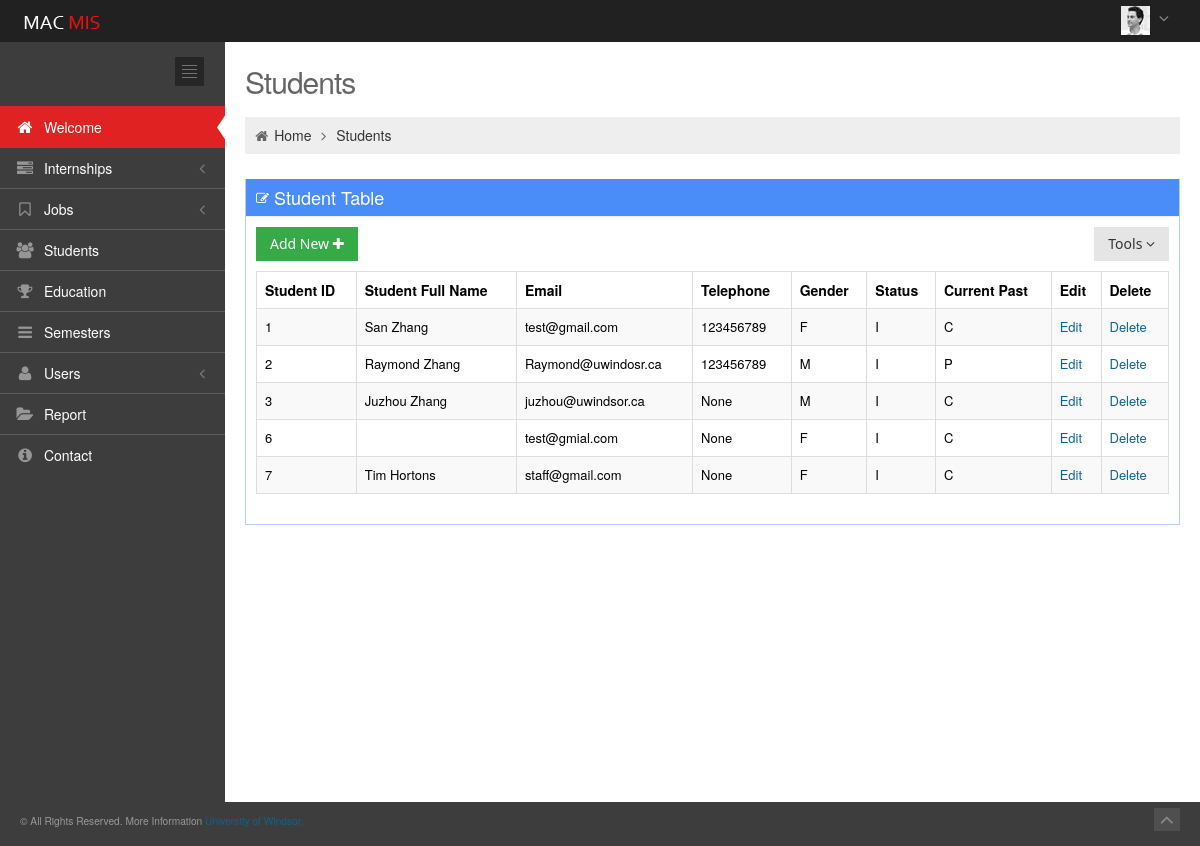
Screenshot of /app/student (signed in) with the database file from the repository.
### app/models.py (models this page shows, shortened)
class Student(models.Model):
    GENDER_CHOICES = (
        ('F', 'Female'),
        ('M', 'Male'),
    )
    STATUS_CHOICES = (
        ('I', 'International Resident'),
        ('P', 'Permanent Resident'),
    )
    CURRENT_PAST = (
        ('C', 'Current Student'),
        ('P', 'Past Student')
    )
    user = models.OneToOneField(User)
    job_id = models.ForeignKey(Job,blank=True,null=True)
    semester_id = models.ForeignKey(Semester_registered, blank=True, null=True)
    stu_telephone = models.IntegerField(null=True, blank= True)
    stu_gender = models.CharField(max_length=1, choices=GENDER_CHOICES,default="")
    stu_status = models.CharField(max_length=1, choices=STATUS_CHOICES, default='I')
    stu_current_past = models.CharField(max_length=1, choices=CURRENT_PAST,default="")
    stu_nationality = models.CharField(max_length=50, blank= True, null=True)

### app/views.py (the view)
# urls.py: url(r'^student/update/(?P<pk>\d+)$', views.StudentUpdateView.as_view(), name='update_student'),
def student(request):
    group = request.user.groups.all()[0].name
    if group == 'student':
        student_list = Student.objects.filter(user=request.user)
    else:
        student_list = Student.objects.all()
    return render(request,'app/students.html',{'student_list':student_list})

### app/templates/app/students.html (shortened to what this page needs)
{% extends 'app/base.html' %}
{% block container %}
		<div class="page-content">
			<div class="container-fluid">
				<div class="row-fluid">
					<div class="span12">
						<h3 class="page-title">
							Students
						</h3>
						<ul class="breadcrumb">
							<li>
								<i class="icon-home"></i>
								<a href="welcome.html">Home</a>
								<i class="icon-angle-right"></i>
							</li>
							<li><a href="#">Students</a></li>
						</ul>
					</div>
				</div>
				<div class="row-fluid">
					<div class="span12">
						<div class="portlet box blue">
							<div class="portlet-title">
								<div class="caption"><i class="icon-edit"></i>Student Table</div>
							</div>
							<div class="portlet-body">
								<div class="clearfix">
                                    {% if 'staff' in request.user.groups.all.0.name %}
									<div class="btn-group">
										<a href="{% url 'app:add_student' %}"><button id="sample_editable_1_new" class="btn green">
										Add New <i class="icon-plus"></i>
										</button></a>
									</div>
                                    {% endif %}
									<div class="btn-group pull-right">
										<button class="btn dropdown-toggle" data-toggle="dropdown">Tools <i class="icon-angle-down"></i>
										</button>
									</div>
								</div>
								<table class="table table-striped table-hover table-bordered" id="sample_editable_1">
									<thead>
										<tr>
											<th>Student ID</th>
											<th>Student Full Name</th>
											<th>Email</th>
											<th>Telephone</th>
											<th>Gender</th>
											<th>Status</th>
											<th>Current Past</th>
                                            {% if 'staff' in request.user.groups.all.0.name %}
											<th>Edit</th>
											<th>Delete</th>
                                            {% endif %}
										</tr>
									</thead>
									<tbody>
                                    {% for student in student_list %}
										<tr class="">
											<td>{{ student.id }}</td>
											<td>{{ student.user.first_name }} {{ student.user.last_name }}</td>
											<td>{{ student.user.email }}</td>
											<td>{{ student.stu_telephone }}</td>
											<td>{{ student.stu_gender }}</td>
											<td>{{ student.stu_status }}</td>
											<td>{{ student.stu_current_past }}</td>
                                            {% if 'staff' in request.user.groups.all.0.name %}
											<td><a class="edit" href="{% url 'app:update_student' student.user.id %}">Edit</a></td>
											<td><a class="delete" href="{% url 'app:delete_student' student.user.id %}">Delete</a></td>
                                        {% endif %}
										</tr>
										{% endfor %}
									</tbody>
								</table>
							</div>
						</div>
					</div>
				</div>
			</div>
		</div>
{% endblock %}

### app/static/app/css/style-metro.css (style rules this page uses)
.btn { background-color: #e5e5e5; background-image: none; filter: none; border: 0; padding: 7px 14px; text-shadow: none; font-family: "Segoe UI", Helvetica, Arial, sans-serif; font-size: 14px; color: #333333; cursor: pointer; outline: none; -webkit-box-shadow: none !important; -moz-box-shadow: none !important; box-shadow: none !important; -webkit-border-radius: 0 !important; -moz-border-radius: 0 !important; border-radius: 0 !important; }
.btn.green { color: white; text-shadow: none; background-color: #35aa47; }

### app/static/app/css/style-responsive.css (style rules this page uses)
@media (min-width: 980px) { .page-content { margin-left: 225px; margin-top: 0px; min-height: 760px; } }

### app/static/app/css/default.css (style rules this page uses)
body { background-color: #3d3d3d !important; }

### rows the page displays
Student: id "1", user.first_name "San", user.last_name "Zhang", user.email "test@gmail.com", stu_telephone "123456789", stu_gender "F", stu_status "I", stu_current_past "C"
Student: id "2", user.first_name "Raymond", user.last_name "Zhang", user.email "Raymond@uwindosr.ca", stu_telephone "123456789", stu_gender "M", stu_status "I", stu_current_past "P"
Student: id "3", user.first_name "Juzhou", user.last_name "Zhang", user.email "juzhou@uwindsor.ca", stu_telephone "None", stu_gender "M", stu_status "I", stu_current_past "C"
Student: id "6", user.email "test@gmial.com", stu_telephone "None", stu_gender "F", stu_status "I", stu_current_past "C"
Student: id "7", user.first_name "Tim", user.last_name "Hortons", user.email "staff@gmail.com", stu_telephone "None", stu_gender "F", stu_status "I", stu_current_past "C"
